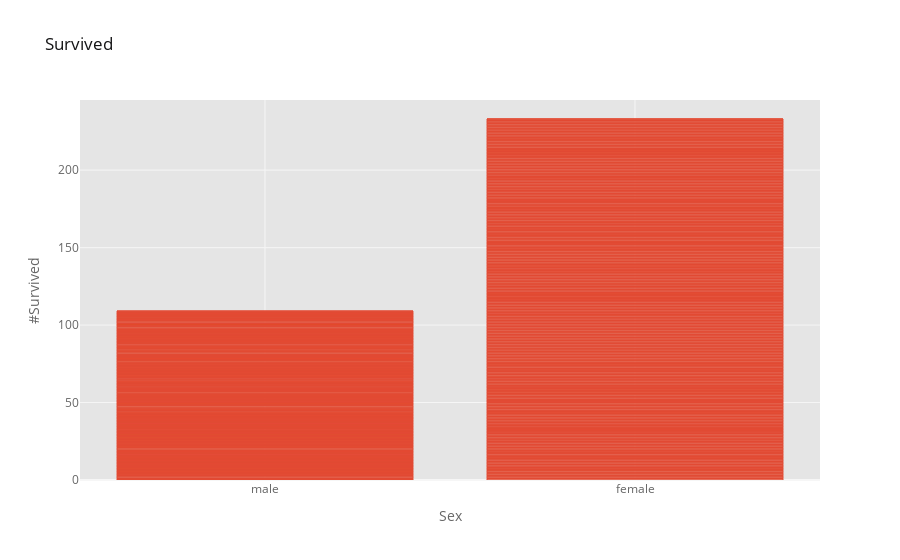

The cell this chart's notebook holds for it:
### Code cell
titanic.iplot(kind='bar', x='sex', y='survived', title='Survived', xTitle='Sex', yTitle='#Survived')

### Figure 1 — Plotly figure (JSON) as saved in the notebook; plotly's stock layout.template omitted (floating-point values rounded to 4 significant figures; data arrays with more than 128 entries replaced by an {"elided": "..."} marker saying what was removed)
{"data": [{"marker": {"color": "rgba(226, 74, 51, 0.6)", "line": {"color": "rgba(226, 74, 51, 1.0)", "width": 1}}, "name": "survived", "orientation": "v", "text": "", "type": "bar", "x": {"elided": "891 str values"}, "y": {"elided": "891 int values"}}], "layout": {"legend": {"bgcolor": "#FFFFFF", "font": {"color": "#666666"}}, "paper_bgcolor": "#FFFFFF", "plot_bgcolor": "#E5E5E5", "title": {"font": {"color": "#151516"}, "text": "Survived"}, "xaxis": {"gridcolor": "#F6F6F6", "showgrid": true, "tickfont": {"color": "#666666"}, "title": {"font": {"color": "#666666"}, "text": "Sex"}, "zerolinecolor": "#F6F6F6"}, "yaxis": {"gridcolor": "#F6F6F6", "showgrid": true, "tickfont": {"color": "#666666"}, "title": {"font": {"color": "#666666"}, "text": "#Survived"}, "zerolinecolor": "#F6F6F6"}}}
